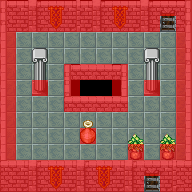

A level layout from a 2D game, rendered from its tile map. Below: a short description, then the map file with tile-grid data replaced by summaries:
An orthogonal 12x12 tile map with 16x16 px tiles, 4 tile layers (main layer, furnitureZ0 layer, furnitureZ1 layer, collision layer), 2 tilesets.

<map version="1.5" tiledversion="1.7.0" orientation="orthogonal" renderorder="right-down" width="12" height="12" tilewidth="16" tileheight="16" infinite="0" nextlayerid="6" nextobjectid="1">
 <editorsettings>
  <export target="../../../../Downloads/small_room.csv" format="csv" />
 </editorsettings>
 <tileset firstgid="1" name="rpg_indoor" tilewidth="16" tileheight="16" tilecount="132" columns="11">
  <image source="../../Media/Textures/rpg_indoor.png" width="176" height="192" />
 </tileset>
 <tileset firstgid="133" name="rpg_collision" tilewidth="16" tileheight="16" tilecount="4" columns="2">
  <image source="../../Media/Textures/collision_graphic.png" width="32" height="32" />
 </tileset>
 <layer id="1" name="main layer" width="12" height="12" locked="1">
  <data>[144 cells, 144 non-empty, 45 distinct tile ids]</data>
 </layer>
 <layer id="4" name="furnitureZ0 layer" width="12" height="12" locked="1">
  <data>[144 cells, 13 non-empty, 5 distinct tile ids]</data>
 </layer>
 <layer id="5" name="furnitureZ1 layer" width="12" height="12" locked="1">
  <data>[144 cells, 7 non-empty, 4 distinct tile ids]</data>
 </layer>
 <layer id="2" name="collision layer" width="12" height="12" opacity="0.59">
  <data>[144 cells, 77 non-empty, 1 distinct tile ids]</data>
 </layer>
</map>
